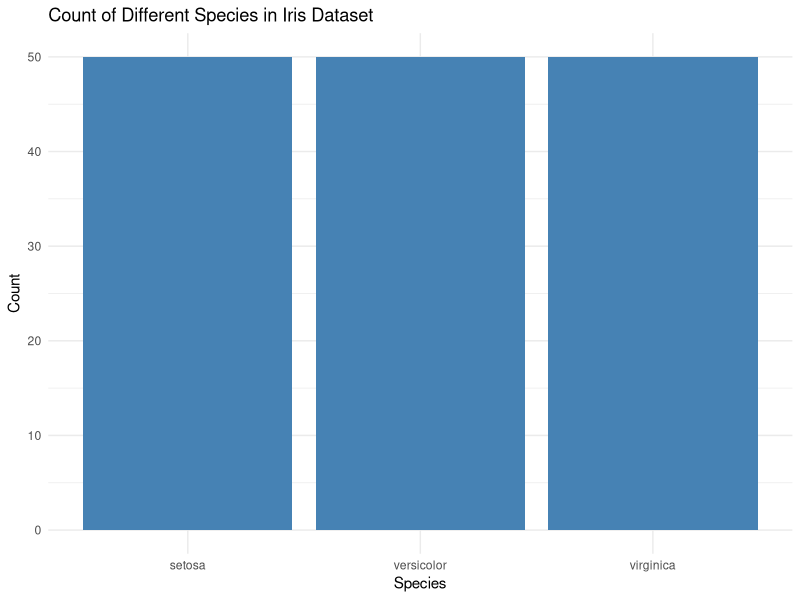

The R script that drew this image:
library(ggplot2)
ggplot(data = iris, aes(x = Species)) +
 geom_bar(fill = "steelblue") +
 labs(title = "Count of Different Species in Iris Dataset", 
  x = "Species", 
  y = "Count") +
 theme_minimal()